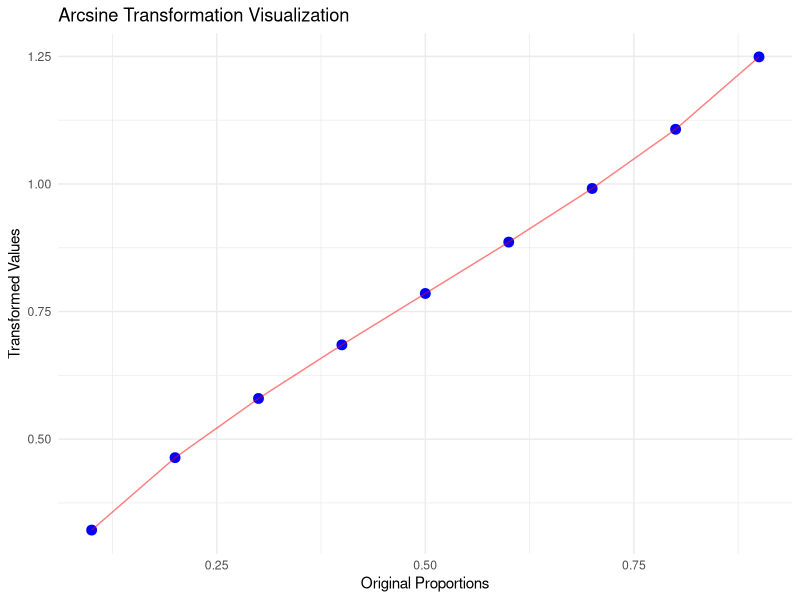

Write R code to recreate this figure.
## ---- chunk 1
# Create a vector with values between 0 and 1
data <- c(0.3, 0.2, 0.4, 0.5, 0.6, 0.7, 0.8, 0.34)

# Perform arcsine transformation
transformed_data <- asin(sqrt(data))

# Display the transformed data
print(transformed_data)
## ---- chunk 2
# Create a dataframe with proportion data
data <- data.frame(
  col1 = c(0.3, 0.2, 0.4),
  col2 = c(0.45, 0.67, 0.612),
  col3 = c(0.35, 0.92, 0.84)
)

# Apply arcsine transformation to specific columns
data$col1_transformed <- asin(sqrt(data$col1))
data$col3_transformed <- asin(sqrt(data$col3))

# Display the transformed dataframe
print(data)
## ---- chunk 3
# Create a vector with values outside the 0 to 1 range
data <- c(23, 45, 32, 2, 34, 21, 22, 67)

# Scale the data to the 0 to 1 range
scaled_data <- data / max(data)

# Perform arcsine transformation
transformed_scaled_data <- asin(sqrt(scaled_data))

# Display the transformed data
print(transformed_scaled_data)
## ---- chunk 4
arcsine_transform_visualize <- function(data) {
  # Input validation
  if (!all(data >= 0 & data <= 1)) {
    stop("All values must be between 0 and 1")
  }
  
  # Apply transformation
  transformed <- asin(sqrt(data))
  
  # Create visualization
  if (!require(ggplot2)) {
    install.packages("ggplot2")
    library(ggplot2)
  }
  
  # Create data frame for plotting
  plot_data <- data.frame(
    Original = data,
    Transformed = transformed
  )
  
  # Create plot
  plot <- ggplot(plot_data, aes(x = Original, y = Transformed)) +
    geom_point(color = "blue", size = 3) +
    geom_line(color = "red", alpha = 0.5) +
    labs(
      title = "Arcsine Transformation Visualization",
      x = "Original Proportions",
      y = "Transformed Values"
    ) +
    theme_minimal()
  
  # Return results as a list
  return(list(
    transformed_values = transformed,
    comparison_plot = plot,
    summary_stats = summary(transformed)
  ))
}

# Test the function
test_data <- seq(0.1, 0.9, by = 0.1)
results <- arcsine_transform_visualize(test_data)

# View results
print(results$transformed_values)
print(results$summary_stats)
results$comparison_plot
